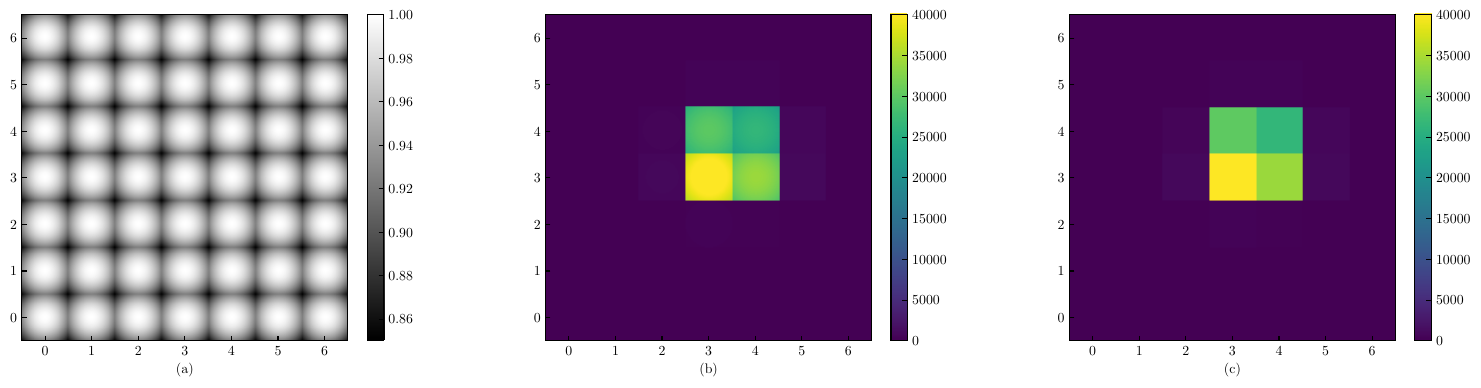

Generate this figure with Python:
import scope;
import numpy as np
import matplotlib.pyplot as pl
from tqdm import tqdm

# astroML format for consistent plotting style
from astroML.plotting import setup_text_plots
setup_text_plots(fontsize=10, usetex=True)

# create Target() object and generate a single cadence of a light curve
star = scope.Target()
fpix, flux, ferr = star.GenerateLightCurve(ncadences=1)

# initialize sub-pixel array
sub_pixel = np.zeros((994,994))

# generate detector and normalize variation between 0 and 1
# sensitivity variation is much higher for the purpose of displaying sub-pixel flux
star.DisplayDetector()
detector = 1+(star.detector/(np.max(np.abs(star.detector))))

# iterate through each sub-pixel index
countx = 0; county = 0
indx = 0; indy = 0

for i in tqdm(range(994)):
    for j in range(994):

        # product of "observed" flux and sensitivity in sub-pixel
        sub_pixel[i][j] = fpix[0][indx][indy] * (detector[i][j])

        county += 1
        if county >= 142:
            indy += 1
            county = 0

        if j == 993:
            indy = 0

    countx += 1
    if countx >= 142:
        indx += 1
        countx = 0

    if i == 993:
        indx = 0

# raise lower limit to 0
sub_pixel += np.abs(np.min(sub_pixel))

# close fig generated by DisplayDetector()
pl.clf()
pl.close()

# plot
fig, (ax0, ax1, ax2) = pl.subplots(1, 3, figsize=(16,4))

fig0 = ax0.imshow(detector, cmap='gray', origin='lower', extent=[-0.5,6.5,-0.5,6.5])
ax0.set_xlabel('(a)')
fig1 = ax1.imshow(sub_pixel, vmin=0, vmax=50000, origin='lower', extent=[-0.5,6.5,-0.5,6.5])
ax1.set_xlabel('(b)')
fig2 = ax2.imshow(fpix[0], vmin=0, vmax=50000, origin='lower')
ax2.set_xlabel('(c)')

pl.colorbar(fig0, ax=ax0, fraction=0.046, pad=0.04)
pl.colorbar(fig1, ax=ax1, fraction=0.046, pad=0.04)
pl.colorbar(fig2, ax=ax2, fraction=0.046, pad=0.04)

pl.tight_layout()

pl.savefig('detector_sensitivity', format='eps', bbox_inches='tight')

pl.show()
